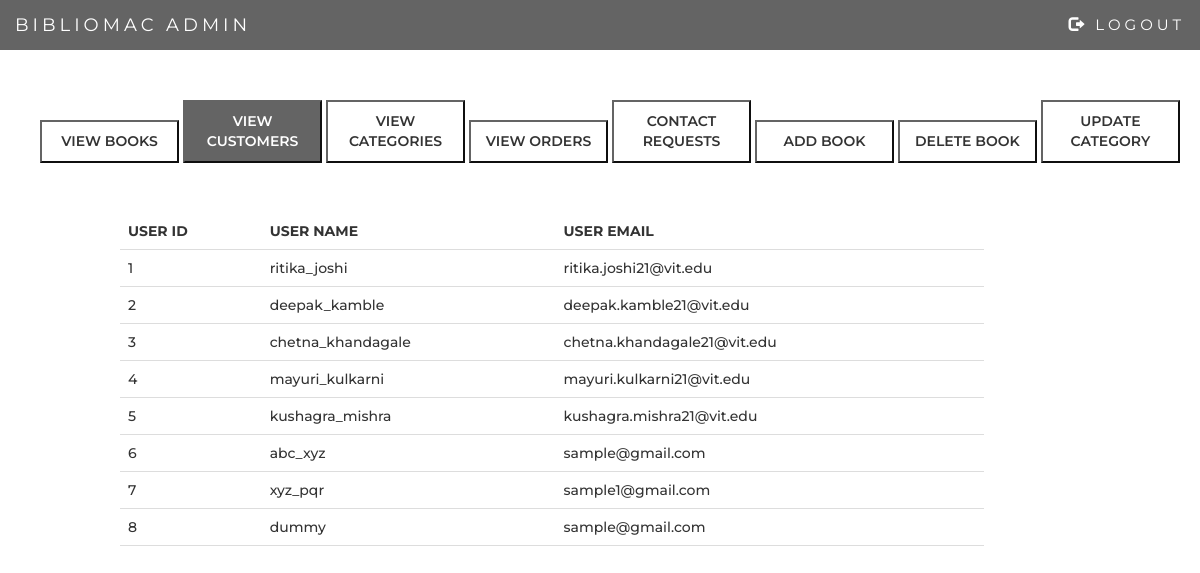
Screenshot of /viewcust.php with the database file from the repository.
### tables this page shows
CREATE TABLE IF NOT EXISTS `users` (
  `user_id` int(11) NOT NULL AUTO_INCREMENT,
  `username` varchar(50) NOT NULL,
  `email` varchar(50) NOT NULL,
  `password` varchar(50) NOT NULL,
  PRIMARY KEY (`user_id`)
);

### viewcust.php (the view, shortened to what this page needs)
<!DOCTYPE html>
<html lang="en">
  <head>
    <link rel="stylesheet" href="https://maxcdn.bootstrapcdn.com/bootstrap/3.4.1/css/bootstrap.min.css" />
  </head>
  <body>
    <nav class="navbar navbar-inverse">
      <div class="container-fluid">
        <div class="navbar-header">
          <a class="navbar-brand" style="color: #fff">BIBLIOMAC ADMIN</a>
        </div>
          <ul class="nav navbar-nav navbar-right">
            <li>
              <a href="logout.php" style="color: #fff" ><span class="glyphicon glyphicon-log-out"></span> LOGOUT</a>
            </li>
          </ul>
        </div>
    </nav>
 <div class="content">
 <ul style="list-style-type:none;margin-top: 2%;">
    <li style="display:inline"><button onclick="location.href='viewbook.php'" >VIEW BOOKS</button></li>
    <li style="display:inline"><button  onclick="location.href='viewcust.php'" style="color: white;
  background-color: #646464;">VIEW CUSTOMERS</button></li>
    <li style="display:inline"><button onclick="location.href='viewcatg.php'">VIEW CATEGORIES</button></li>
    <li style="display:inline"><button onclick="location.href='vieworder.php'">VIEW ORDERS</button> </li>
    <li style="display:inline"><button  onclick="location.href='feedback.php'">CONTACT REQUESTS</button></li>
    <li style="display:inline"><button onclick="location.href='addbooks.php'">ADD BOOK</button></li>
    <li style="display:inline"><button onclick="location.href='delete.php'">DELETE BOOK</button></li>
    <li style="display:inline"><button onclick="location.href='updatecategory.php'">UPDATE CATEGORY</button></li>
</ul>
<br><br>
    <div style="padding-left:10%">
    <?php
   $mysqli= new mysqli("localhost","root","","ebook_shop");
   if ($result= mysqli_query($mysqli,"SELECT user_id,username,email FROM users ORDER BY user_id")){
    echo "<table>";
    echo "<tr>";
    echo "<th>"; echo "USER ID";echo "</th>";
    echo "<th>"; echo "USER NAME";echo "</th>";
    echo "<th>"; echo "USER EMAIL";echo "</th>";
    echo "</tr>";
     while($row=mysqli_fetch_array($result))
     {
        echo "<tr>";
        echo "<td>"; echo $row["user_id"];echo "</td>";
        echo "<td>"; echo $row["username"];echo "</td>";
        echo "<td>"; echo $row["email"];echo "</td>";
        echo "</tr>";
     }
        echo "</table>";
   }
   ?>
   </div>
</div>
  </body>
</html>

### admin_dashboard_css.css (style rules this page uses)
.content { font-family: Montserrat, sans-serif; font-weight: 500; }
.navbar { margin-bottom: 50px; border-radius: 0; background-color: #646464; z-index: 9999; border: 0; font-size: 15px !important; line-height: 1.42857143 !important; letter-spacing: 4px; border-radius: 0; font-family: Montserrat, sans-serif; }
.content li { margin-top: 1.5%; }
button { margin-top: 0%; }
button { padding: 0.8%; width: 12%; background-color: white; text-align: center; border-color: #646464; font-weight: 600; font-family: Montserrat, sans-serif; }
table { border-collapse: collapse; width: 80%; }
th, td { padding: 8px; text-align: left; border-bottom: 1px solid #ddd; }

### viewcust.php (style rules this page uses)
table { border-collapse: collapse; width: 80%; }
th, td { padding: 8px; text-align: left; border-bottom: 1px solid #ddd; }

### rows the page displays
users: user_id "1", username "ritika_joshi", email "ritika.joshi21@vit.edu"
users: user_id "2", username "deepak_kamble", email "deepak.kamble21@vit.edu"
users: user_id "3", username "chetna_khandagale", email "chetna.khandagale21@vit.edu"
users: user_id "4", username "mayuri_kulkarni", email "mayuri.kulkarni21@vit.edu"
users: user_id "5", username "kushagra_mishra", email "kushagra.mishra21@vit.edu"
users: user_id "6", username "abc_xyz", email "sample@gmail.com"
users: user_id "7", username "xyz_pqr", email "sample1@gmail.com"
users: user_id "8", username "dummy", email "sample@gmail.com"
